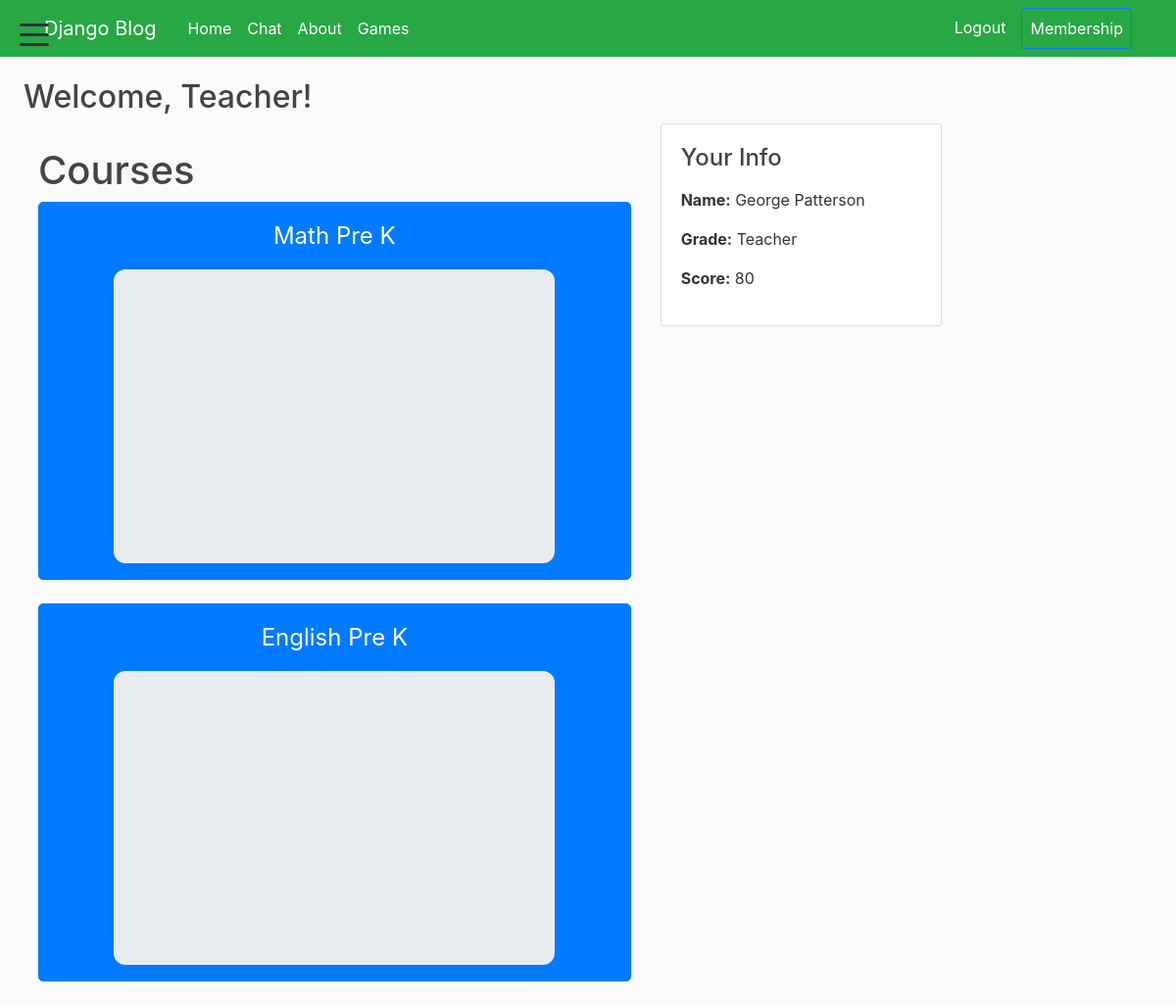
Page /blog/ (signed in) on the earlier database version.
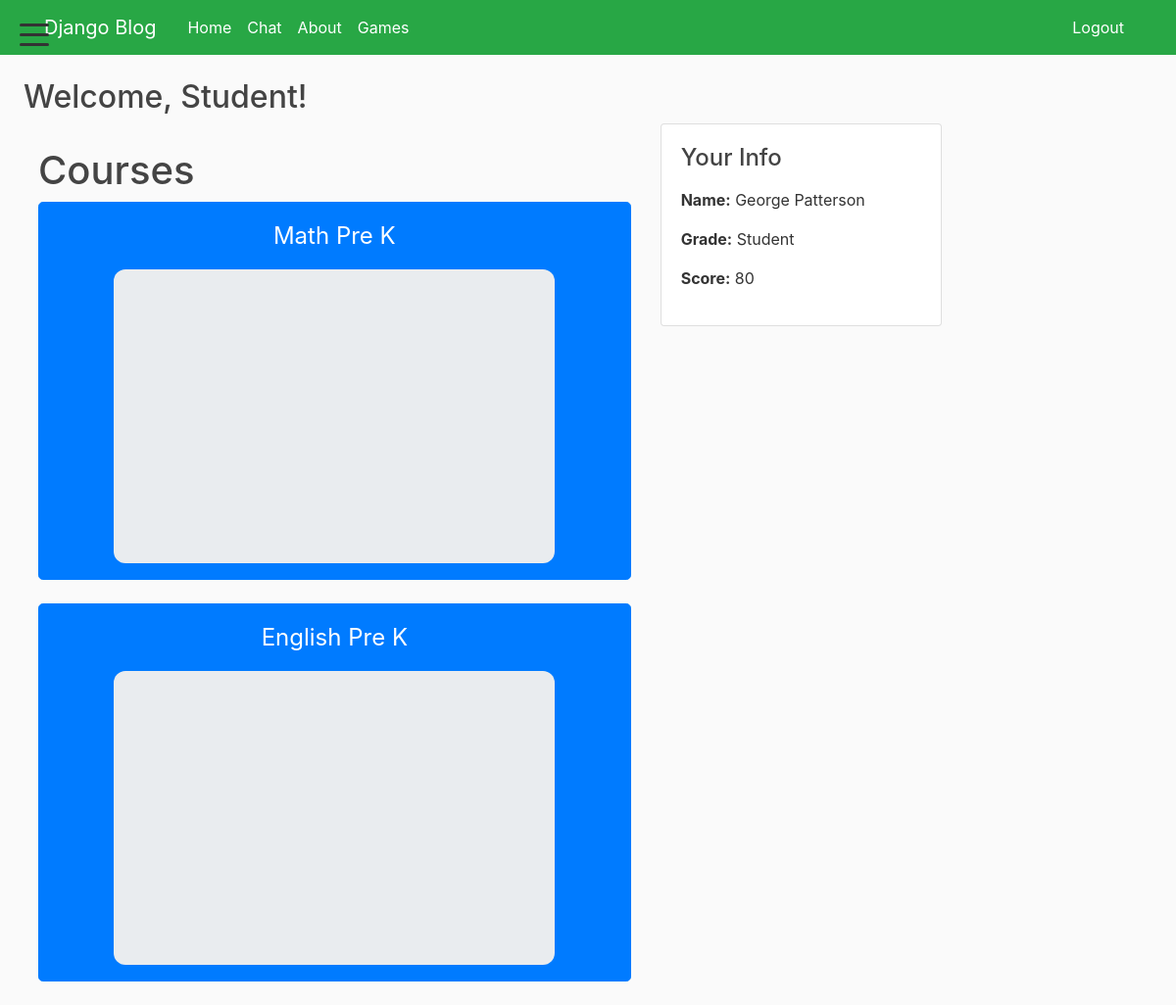
Same page on the later database version.
### users/models.py (models this page shows, shortened)
class Profile(models.Model):
    USER_TYPES = (
        ('student', 'Student'),
        ('parent', 'Parent'),
        ('teacher', 'Teacher'),
    )
    user = models.OneToOneField(User, on_delete=models.CASCADE)
    image = models.ImageField(default='default.jpg', upload_to='profile_pics')
    sprite = models.ImageField(upload_to='sprites/', blank=True, null=True)  # <-- Move this line here
    user_type = models.CharField(max_length=10, choices=USER_TYPES, default='student')
    grade = models.CharField(max_length=20, blank=True, null=True)

### blog/views.py (the view)
# urls.py: path('', home, name='home'),  # Home page
def home(request):
    courses = Course.objects.prefetch_related('lessons__tasks').all()
    user_type = None
    random_score = random.randint(60, 100)  # or any range you want
    if request.user.is_authenticated and hasattr(request.user, 'profile'):
        user_type = request.user.profile.user_type
    return render(request, 'blog/home.html', {
        'title': 'Home',
        'courses': courses,
        'user_type': user_type,
        'random_score': random_score
    })

### blog/models.py (called while the page is built)
    def get_absolute_url(self):
        return reverse('task-detail', kwargs={'task_id': self.pk})

### blog/templatetags/custom_filters.py (called while the page is built)
@register.filter(name='is_not_student')
def is_not_student(user):
    return not user.groups.filter(name='Students').exists()

### blog/templates/blog/home.html (shortened to what this page needs)
{% extends "blog/base.html" %}
{% block content %}
    {% if user_type == 'student' %}
        <h2>Welcome, Student!</h2>
    {% elif user_type == 'parent' %}
        <h2>Welcome, Parent!</h2>
    {% elif user_type == 'teacher' %}
        <h2>Welcome, Teacher!</h2>
    {% else %}
        <h2>Welcome!</h2>
    {% endif %}
    <div class="container">
        <div class="row">
            <div class="col-md-8">
                <h1 class="mt-4">Courses</h1>
                <div class="row">
                    {% for course in courses|slice:":2" %}
                        <div class="col-md-12 mb-4">
                            <a href="{% url 'course-detail' course.id %}" class="course-btn btn btn-lg btn-primary btn-block d-flex flex-column align-items-center justify-content-center">
                                <span class="mb-2">{{ course.name }}</span>
                                <div class="course-placeholder"></div>
                            </a>
                        </div>
                    {% endfor %}
                </div>
            </div>
            <div class="col-md-4 d-flex flex-column align-items-center justify-content-start">
                <div class="card shadow-sm w-100">
                    <div class="card-body">
                        <h4 class="card-title mb-3">Your Info</h4>
                        <p><strong>Name:</strong> {{ request.user.get_full_name|default:request.user.username }}</p>
                        <p><strong>Grade:</strong>
                            {% if user_type %}
                                {{ user_type|title }}
                            {% else %}
                                N/A
                            {% endif %}
                        </p>
                        <p><strong>Score:</strong> {{ random_score }}</p>
                    </div>
                </div>
            </div>
        </div>
    </div>
{% endblock %}

Differences in the rows shown:
changed Profile: user_type "Teacher" → "Student"
Other differences:
text no longer shown: "Membership Welcome, Teacher!"
text now shown: "Welcome, Student!"
